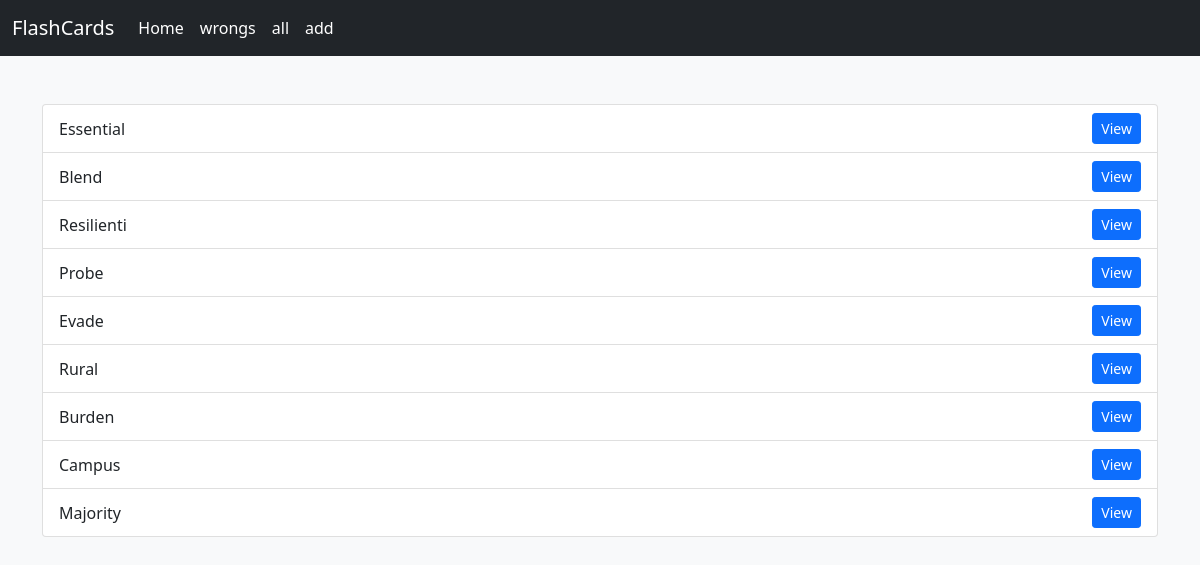
Before: /home/ with the older database file.
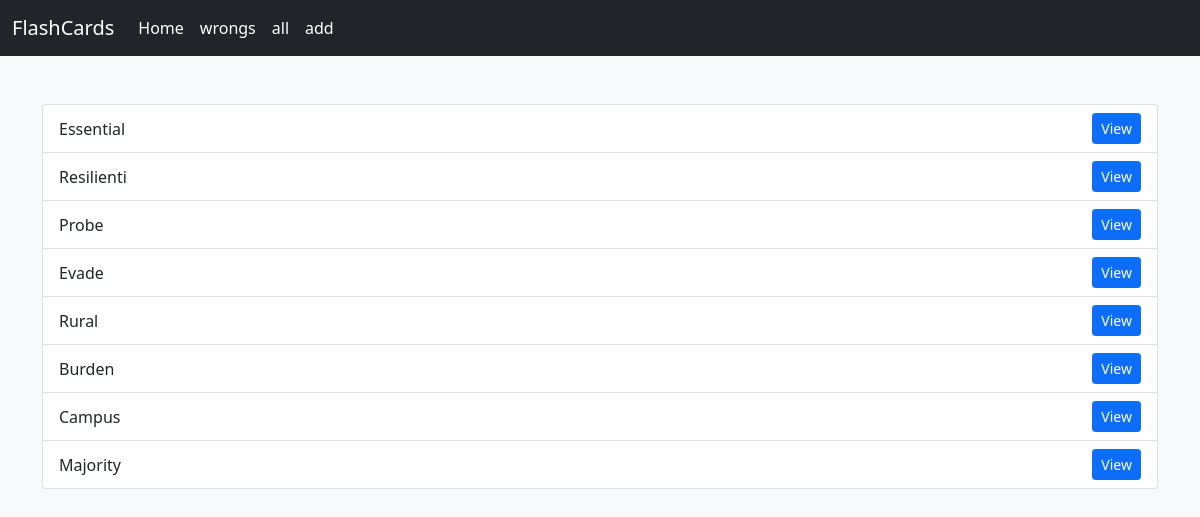
After: the same page with the newer database file.
### home/models.py (models this page shows, shortened)
class FlashCard(models.Model):
    word = models.CharField(max_length=512)
    meaning = models.CharField(max_length=512)
    example = models.CharField(max_length=1024, null=True, blank=True)
    rate = models.SmallIntegerField(default=0)
    last_reply = models.BooleanField(default=False)
    created_at = models.DateField(auto_now_add=True)
    next_review_date = models.DateField()

### home/views.py (the view)
# urls.py: path("home/" ,HomeView.as_view(),name="home"),
class HomeView(View):
    def get(self, request):
        cards = FlashCard.objects.filter(next_review_date__lte=date.today())
        return render(request, "home/home.html", {"cards": cards})

### home/templates/home/home.html
{% extends 'base.html' %}
{% block content %}
  <ul class="list-group">
    {% if cards %}
      {% for card in cards %}
        <li class="list-group-item d-flex justify-content-between align-items-center">
          {{ card.word }}
          <a href="{% url 'home:cardsdetails' card.id %}" class="btn btn-sm btn-primary">View</a>
        </li>
      {% endfor %}
    {% else %}
      <div dir="rtl" class="alert alert-warning alert-dismissible fade show" role="alert">
        کارتی وجود ندارد!
        <button type="button" class="btn-close" data-bs-dismiss="alert" aria-label="Close"></button>
      </div>
    {% endif %}
  </ul>
{% endblock %}

Changed rows visible on the page:
removed FlashCard: word "Blend"
